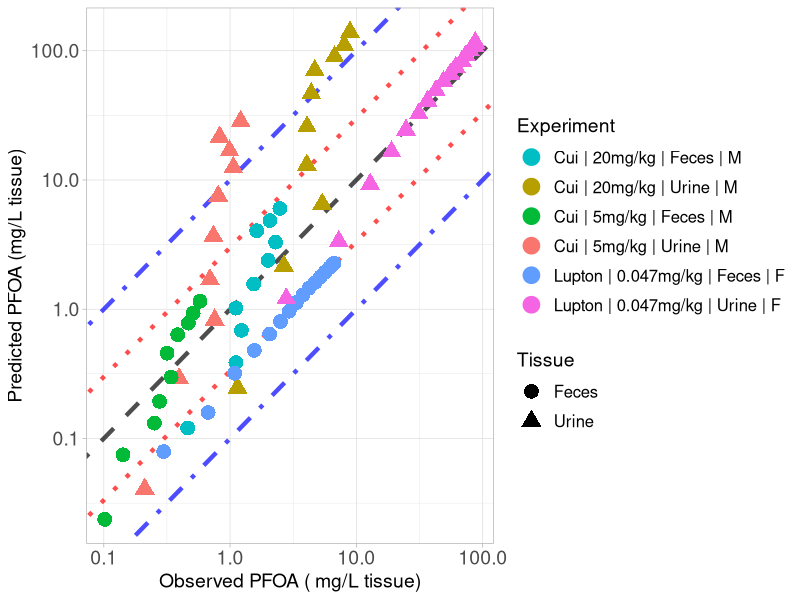

This figure's R source:
library(ggplot2)

#setwd("C:/Users/ptsir/Documents/GitHub/PFAS_PBK_models/PFOA inhalation Rat/Validation/Validation_results")
setwd("C:/Users/Ioannis/Documents/GitHub/PFAS_PBK_models/PFOA inhalation Rat/Validation/few_params_PT_excreta_not_restricted")

# Load Results 

# Results from Cui
Cui_2010_Excreta_results <- read.csv("Cui_2010_Excreta_results.csv", header = T)

Cui_Urine_M_5 <- Cui_2010_Excreta_results[Cui_2010_Excreta_results$Dose == 5 & 
                                            Cui_2010_Excreta_results$Tissue  == "Urine" &
                                            Cui_2010_Excreta_results$sex == "M", ]
Cui_Urine_M_5$Experiment <- "Cui | 5mg/kg | Urine | M"


Cui_Urine_M_20 <- Cui_2010_Excreta_results[Cui_2010_Excreta_results$Dose == 20 & 
                                            Cui_2010_Excreta_results$Tissue  == "Urine" &
                                            Cui_2010_Excreta_results$sex == "M", ]
Cui_Urine_M_20$Experiment <- "Cui | 20mg/kg | Urine | M"



Cui_Feces_M_5 <- Cui_2010_Excreta_results[Cui_2010_Excreta_results$Dose == 5 & 
                                            Cui_2010_Excreta_results$Tissue  == "Feces" &
                                            Cui_2010_Excreta_results$sex == "M", ]
Cui_Feces_M_5$Experiment <- "Cui | 5mg/kg | Feces | M"


Cui_Feces_M_20 <- Cui_2010_Excreta_results[Cui_2010_Excreta_results$Dose == 20 & 
                                            Cui_2010_Excreta_results$Tissue  == "Feces" &
                                            Cui_2010_Excreta_results$sex == "M", ]
Cui_Feces_M_20$Experiment <- "Cui | 20mg/kg | Feces | M"


#Results from Lupton 2020

Lupton_2020_Excreta_results <- read.csv("Lupton_2020_excreta_results.csv", header = T, colClasses = c("sex" = "character"))


Lupton_Feces_F <- Lupton_2020_Excreta_results[Lupton_2020_Excreta_results$Dose == 0.047 & 
                                              Lupton_2020_Excreta_results$Tissue  == "Feces" &
                                              Lupton_2020_Excreta_results$sex == "F", ]
Lupton_Feces_F$Experiment <- "Lupton | 0.047mg/kg | Feces | F"


Lupton_Urine_F <- Lupton_2020_Excreta_results[Lupton_2020_Excreta_results$Dose == 0.047 & 
                                              Lupton_2020_Excreta_results$Tissue  == "Urine" &
                                              Lupton_2020_Excreta_results$sex == "F", ]
Lupton_Urine_F$Experiment <- "Lupton | 0.047mg/kg | Urine | F"


Experiment <- scales::hue_pal()(6)

names(Experiment) <- unique(c( Cui_Urine_M_5$Experiment, Cui_Urine_M_20$Experiment,
                               Cui_Feces_M_5$Experiment, Cui_Feces_M_20$Experiment,
                               Lupton_Feces_F$Experiment, Lupton_Urine_F$Experiment))



scatter_plot <- ggplot()+
  geom_abline(intercept = log10(1), slope = 1, linetype = "dashed", color = "black", linewidth = 1.5, alpha = 0.7) +  # Identity line in log10 scale
  geom_abline(intercept = log10(3), slope = 1, linetype = "dotted", color = "red", linewidth = 1.5, alpha = 0.7) +  # +3-fold error line
  geom_abline(intercept = log10(1/3), slope = 1, linetype = "dotted", color = "red", linewidth = 1.5, alpha = 0.7) +  # -3-fold error line
  geom_abline(intercept = log10(10), slope = 1, linetype = "dotdash", color = "blue", linewidth = 1.5, alpha = 0.7) +  # +10-fold error line
  geom_abline(intercept = log10(1/10), slope = 1, linetype = "dotdash", color = "blue", linewidth = 1.5, alpha = 0.7) +  # -10-fold error line
  geom_point(data = Cui_Urine_M_5, aes(x=Observed, y=Predicted, color = Experiment, shape = Tissue), size=4, stroke = 1.5)+
  geom_point(data = Cui_Urine_M_20, aes(x=Observed, y=Predicted, color = Experiment, shape = Tissue), size=4, stroke = 1.5)+
  geom_point(data = Cui_Feces_M_5, aes(x=Observed, y=Predicted, color = Experiment, shape = Tissue), size=4, stroke = 1.5)+
  geom_point(data = Cui_Feces_M_20, aes(x=Observed, y=Predicted, color = Experiment, shape = Tissue), size=4, stroke = 1.5)+
  geom_point(data = Lupton_Feces_F, aes(x=Observed, y=Predicted, color = Experiment, shape = Tissue), size=4, stroke = 1.5)+
  geom_point(data = Lupton_Urine_F, aes(x=Observed, y=Predicted, color = Experiment, shape = Tissue), size=4, stroke = 1.5)+
  scale_y_log10()+
  scale_x_log10()+
  scale_color_manual(values = Experiment)+
  theme(legend.spacing.y = unit(1, 'cm')) +
  guides(fill = guide_legend(byrow = TRUE))+
  theme_light()+
  labs(y = "Predicted PFOA (mg/L tissue)",
       x = "Observed PFOA ( mg/L tissue)")+
  theme(plot.title = element_text(hjust = 0.5),
        legend.key.size = unit(0.75, 'cm'),  
        legend.title = element_text(size=14),
        legend.text = element_text(size=12,  hjust = 0),
        axis.text = element_text(size = 14),
        axis.title = element_text(size = 14),
        )

#print(scatter_plot)

ggsave("validation_plot_PFOA_excreta.png", scatter_plot, width = 11, height = 7, units = "in", dpi = 300)
